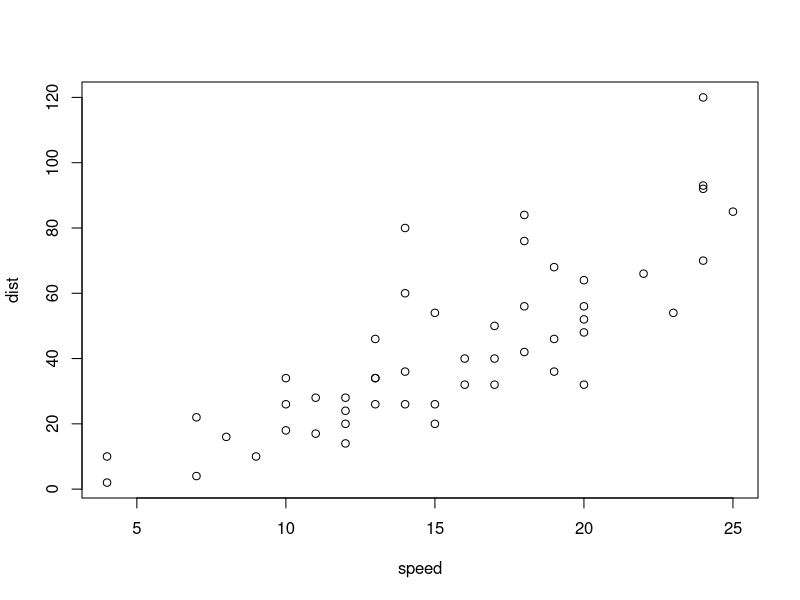
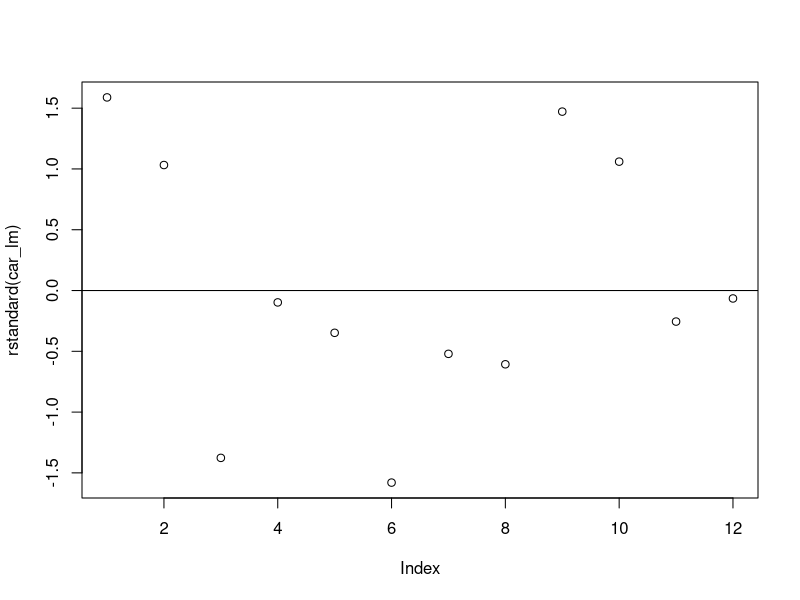
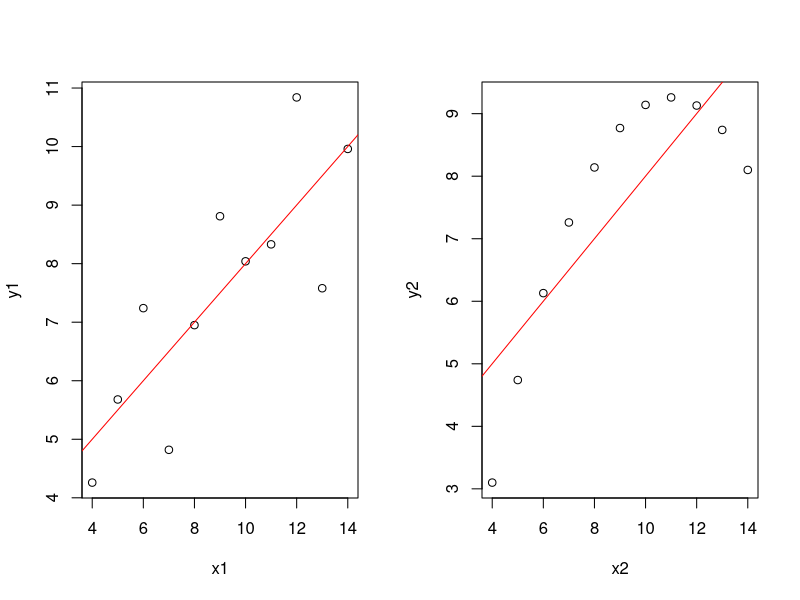
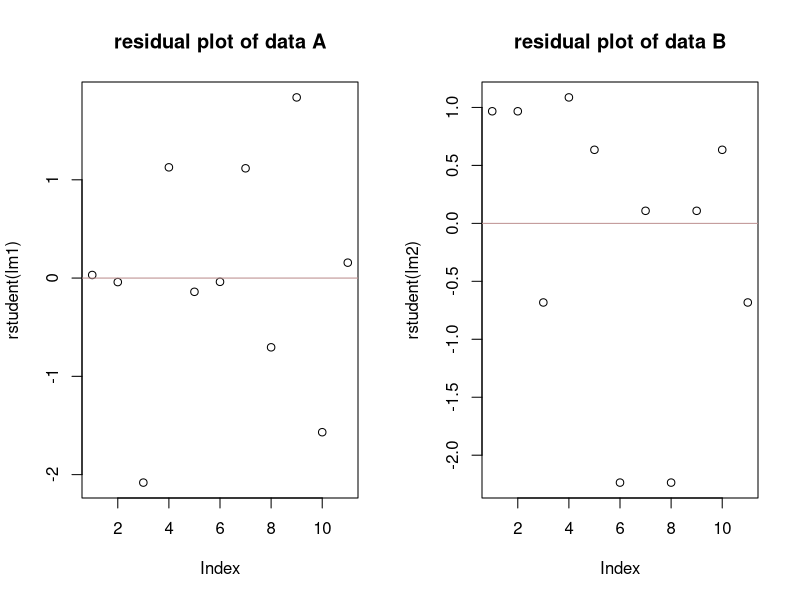
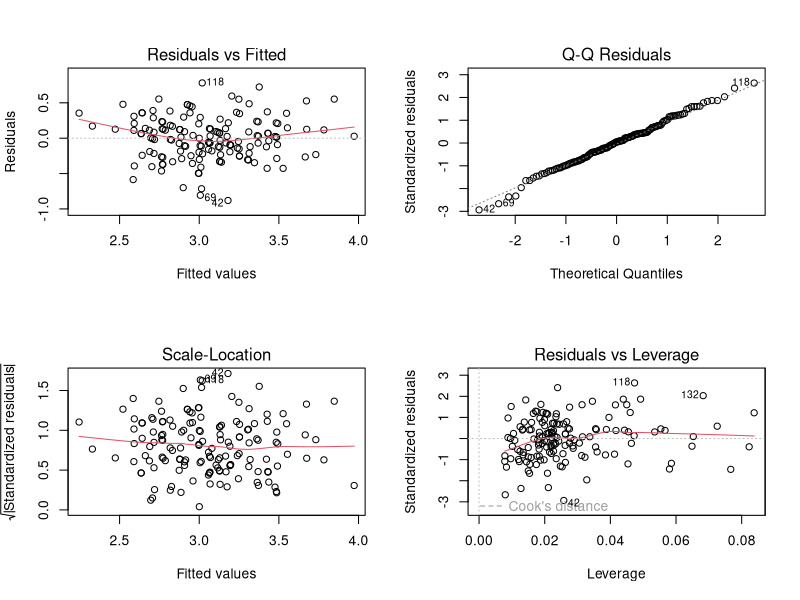
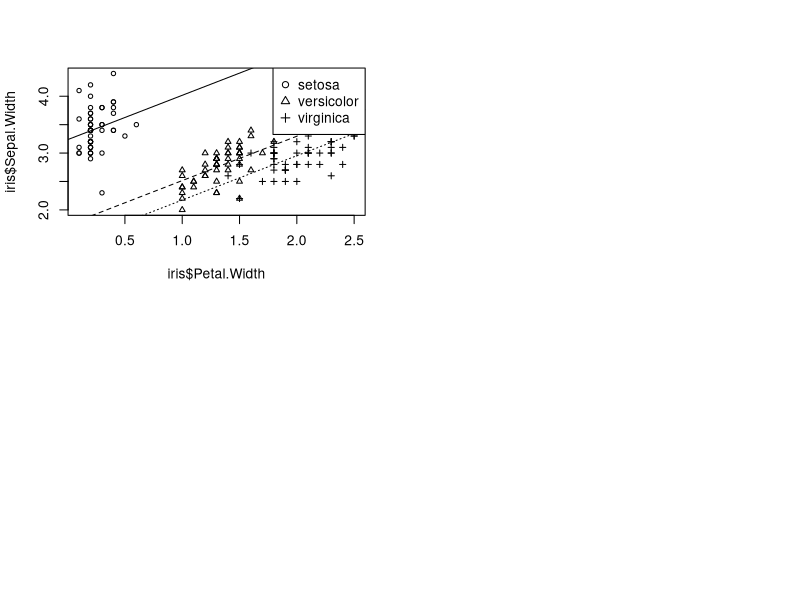

Generate these figures, in order, with R:
#상관계수의 검정
## ----corr, comment=NA, size='scriptsize'---------------------------------
kor <- c(42,38,51,53,40,37,41,29,52,39,45,34,47,35,44,48,47,30,29,34)
eng <- c(30,25,34,35,31,29,33,23,36,30,32,29,34,30,28,29,33,24,30,30) 


cor(kor,eng) # ?紐닺퉪紐꾧맒?꽴??④쑴?땾
cor.test(kor,eng) # ?湲썸꽴??겫袁⑷퐤

## lm(반응변수~설명변수), 단순회귀분석
lm(eng~kor)
#상수항, 기울기값 나옴

## ----antb, comment=NA, size='scriptsize'---------------------------------
linear.fit <- lm(eng~kor)
summary(linear.fit)
anova(linear.fit)
#분산 분석 표 얻ㄱ



###
data("cars")
cars
plot(cars)

## ----regcoets, comment=NA, size='scriptsize'-----------------------------
year <- c(1,1.5,2,2,3,3,3.2,4,4.5,5,5,5.5)
price <- c(4.5,4,3.2,3.4,2.5,2.3,2.3,1.6,1.5,1,0.8,0.4)
car_lm <- lm(price~year); summary(car_lm )



## ----regcoets2, comment=NA, size='scriptsize'----------------------------
###42p
sxx <- sum(year^2) - 12*(mean(year)^2)
t0 <- (car_lm$coefficients[2]-(-0.8))/(sqrt(anova(car_lm)["Residuals","Mean Sq"]/sxx)) ###[행, 열]
t0; t0 <= qt(0.05,10) # ??꽰?④쑬?쎗??뵠 疫꿸퀗而??肉??肉? ?諭??堉긷첎?筌왖 筌륁궢釉???뼄.
#qt는 기각ㅇ
confint(car_lm)

## ----prdint, comment=NA, size='scriptsize'-------------------------------
predict(car_lm, newdata = data.frame("year"=2.5), interval="confidence")


## ----respl1, comment=NA, size='scriptsize'-------------------------------
plot(rstandard(car_lm)) # ??뮞??뮔??쐲??뱜??넅 ??삆筌△뫀猷?
abline(h=0) # ??땾?猷??苑?


## ----regdif, comment=NA, size='scriptsize'-------------------------------
x1 <- c(10,8,13,9,11,14,6,4,12,7,5)
y1 <- c(8.04,6.95,7.58,8.81,8.33,9.96,7.24,4.26,10.84,4.82,5.68)
x2 <- c(10,8,13,9,11,14,6,4,12,7,5)
y2 <- c(9.14,8.14,8.74,8.77,9.26,8.1,6.13,3.1,9.13,7.26,4.74)
lm1 <- lm(y1~x1); lm2 <- lm(y2~x2)
lm1$coefficients ;summary(lm1)$r.squared;anova(lm1)$F[1]
lm2$coefficients ;summary(lm2)$r.squared;anova(lm2)$F[1]
anova(lm2)$F[1]

## ----regdif2, comment=NA, size='scriptsize'------------------------------
par(mfrow=c(1,2))
plot(x1,y1)
abline(lm1$coefficients[1], lm1$coefficients[2], col="red")
plot(x2,y2)
abline(lm2$coefficients[1], lm2$coefficients[2], col="red")

plot(rstudent(lm1), main="residual plot of data A")
abline(h=0, col="rosybrown")
plot(rstudent(lm2), main="residual plot of data B")
abline(h=0, col="rosybrown")

## ----iris1, comment=NA, size='scriptsize'--------------------------------
str(iris)

## ----iris2, comment=NA, size='tiny'--------------------------------------
iris_lm <- lm(Sepal.Width~Petal.Length+Sepal.Length+Petal.Width, data=iris)
summary(iris_lm)

## ----iris3, comment=NA, size='tiny'--------------------------------------
par(mfrow=c(2,2))
plot(iris_lm)

## ----iriscat1, comment=NA, size='tiny'-----------------------------------
iris_lm2 <- lm(Sepal.Width~., data=iris) # 筌뤴뫀諭? ?苑뺧쭗?굝????땾?몴? ??뿯??젾
summary(iris_lm2)

## ----iriscat2, comment=NA, size='tiny'-----------------------------------
plot(iris$Petal.Width, iris$Sepal.Width, cex=0.7, pch=as.numeric(iris$Species))
iris_rm <- lm(Sepal.Width ~ Petal.Width + Species, data=iris)
abline(coef(iris_rm)[1], coef(iris_rm)[2], lty=1)
abline(sum(coef(iris_rm)[c(1,3)]), coef(iris_rm)[2], lty=2)
abline(sum(coef(iris_rm)[c(1,4)]), coef(iris_rm)[2], lty=3)
legend("topright", levels(iris$Species), pch=1:3)

## ----boston1, comment=NA, size='scriptsize'------------------------------
library(MASS); data(Boston); str(Boston)

## ----boston2, comment=NA, size='scriptsize'------------------------------
Boston_fm <- lm(medv~., data=Boston)
Boston_rm <- step(Boston_fm, direction="backward")


## ----boston3, comment=NA, size='tiny'------------------------------------
summary(Boston_rm)


